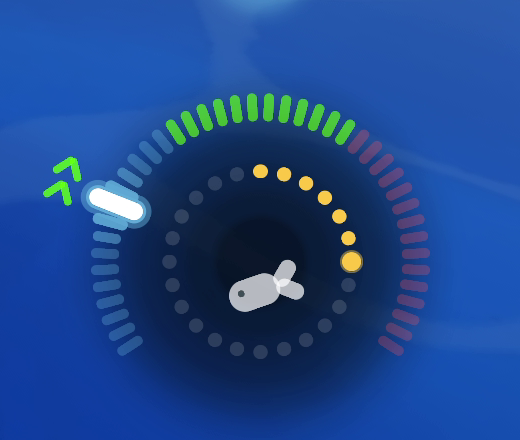
#> input picture tests/fixtures/circular_green_cue.png, 520 x 440 px
$ python -i item_history.py   (imports and definitions only)
#> lines starting #> are read from the running program, lines starting #| are printed output that depends on the picture
### src/item_names.py
"""Names observed in rewards; conservative aliases, never arbitrary fuzzy merging."""
import re

def key(name):return re.sub(r'[^a-z0-9]','',str(name).casefold())

NAMES=('Clown Fish','Golden Fish','Zebra Fish','Crustadon','Krathulon','Coral','Sea Horse',
       'OuwFish','OuwFwesh','Refinement Ore','Mythic Refinement Ore','Metal Scraps',
       'Silk Thread','Squid Beanie','Lost Cape','Lost Lantern','Lost Outfit','Lost Shotgun')
KNOWN={key(name):name for name in NAMES}
ALIASES={}
for canonical,variants in {
    'Clown Fish':('clown','clown f','clown fi','clown fis','cown fish'),
    'Golden Fish':('goden fish','goiden fish','gorden fish'),
    'Zebra Fish':('zenra fish','zeora fish'),
    'Crustadon':('custadon','cstadon','ostadon','tadon'),
    'Sea Horse':('eahorse','sehorse'),
    'Coral':('conal','mcoral'),
    'OuwFwesh':('ouufwesh',),
    'Refinement Ore':('refnement ore',),
}.items():
    for variant in variants:ALIASES[key(variant)]=canonical

def canonical_name(name):
    name=' '.join(str(name).split());normalized=key(name)
    return KNOWN.get(normalized,ALIASES.get(normalized,name))

# [20 lines left out: functions resembles_known, name_evidence, not called in this run]

### src/item_history.py
"""Histórico local por execução, com uma entrada por coleta confirmada."""
from datetime import datetime
from pathlib import Path
import csv
import json
import re
import hashlib
import numpy as np
from item_icons import decode_icon,MAX_ICONS
from item_names import canonical_name,name_evidence,key as name_key,resembles_known


# [59 lines left out: functions quantity_reading, parse_reward, not called in this run]


class ItemHistory:
    # [110 lines left out: functions __init__, record, identify, _associate_icon, set_icon, record_outcome, not called in this run]

    @property
    def total(self):return sum(e['quantity'] or 0 for e in self.entries)

    # [24 lines left out: functions totals, save, export, not called in this run]


class RewardReader:
    """Inicializado e usado apenas na thread de leitura; não bloqueia o mouse."""
    def __init__(self):self.reader=None;self.new_template=None

    def read(self,rgb):
        return self.read_with_diagnostics(rgb)['reading']

    # [120 lines left out: functions new_reward_line, text_regions, read_with_diagnostics, not called in this run]

    @staticmethod
    def crop(rgb,point=None):
        import cv2
        # Preserve the captured UI scale. Stretching an 800x599 Roblox client
        # to 1920x1080 distorts the notification text and degrades OCR.
        h,w=rgb.shape[:2]
        normalized=np.zeros((1080,1920,3),dtype=rgb.dtype)
        if w<=1920 and h<=1080:
            left=(1920-w)//2;top=(1080-h)//2
            normalized[top:top+h,left:left+w]=rgb
        else:
            normalized=cv2.resize(rgb,(1920,1080))
        x,y=point if point else (1075.5,596.5)
        # The reward banner moves relative to the item prompt at lower window
        # sizes. Include the full banner and both stacked and one-line layouts.
        # Compact-window notifications can sit well above the fullscreen
        # anchor; scan a taller central strip so OCR still sees the whole card.
        left=max(0,min(1920-650,int(x-250)));top=max(0,min(1080-420,int(y-260)))
        return normalized[top:top+420,left:left+650].copy()

    @staticmethod
    def fallback_crop(rgb):
        """Capture the game's center at its native scale when badge matching is weak."""
        h,w=rgb.shape[:2]
        if w>1920 or h>1080:return RewardReader.crop(rgb,(1075.5,596.5))
        normalized=np.zeros((1080,1920,3),dtype=rgb.dtype)
        left=(1920-w)//2;top=(1080-h)//2
        normalized[top:top+h,left:left+w]=rgb
        if (w,h)==(1920,1080):point=(1075.5,596.5)
        else:point=(left+w/2,top+h/2)
        return RewardReader.crop(normalized,point)

>>> import cv2
>>> picture = cv2.cvtColor(cv2.imread('../tests/fixtures/circular_green_cue.png'), cv2.COLOR_BGR2RGB)
>>> result = RewardReader().fallback_crop(picture)
#> in fallback_crop, `normalized[top:top+h,left:left+w]=rgb`:
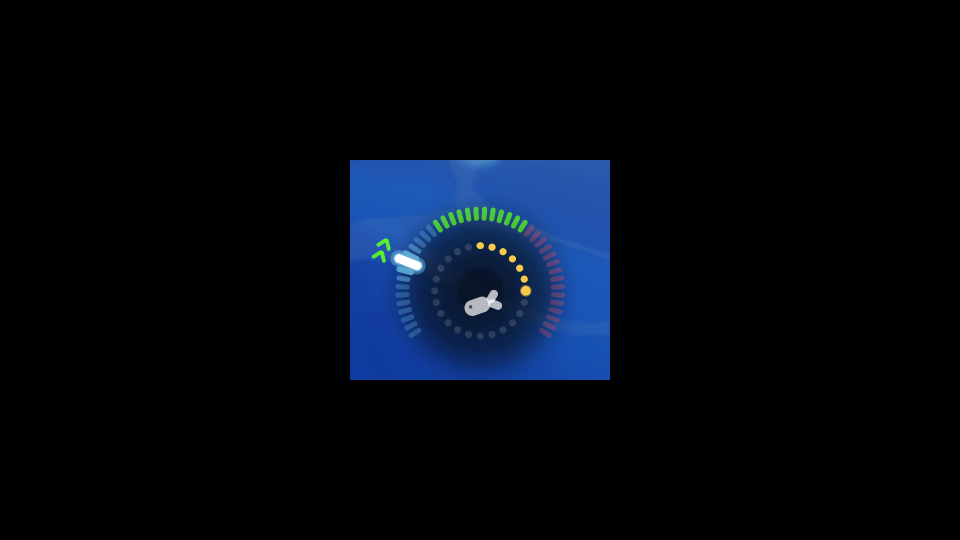
#> normalized: shape (1080, 1920, 3) (shown at 1/2 size); mean R, G, B 3.4, 8, 15.6
#> in crop, `return normalized[top:top+420,left:left+650].copy()`:
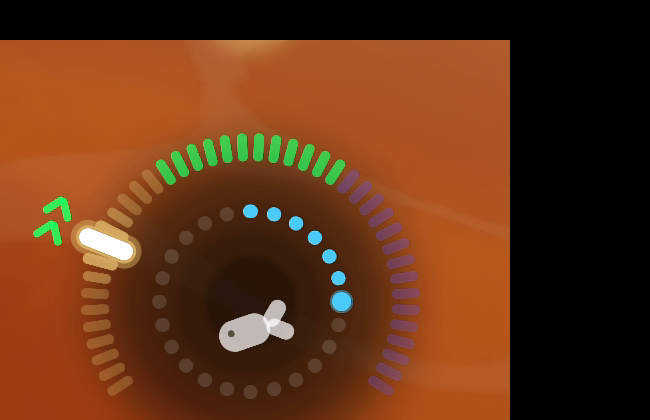
#> returned value: shape (420, 650, 3); mean of channels 0, 1, 2 23.3, 52.4, 99; drawn as B, G, R
